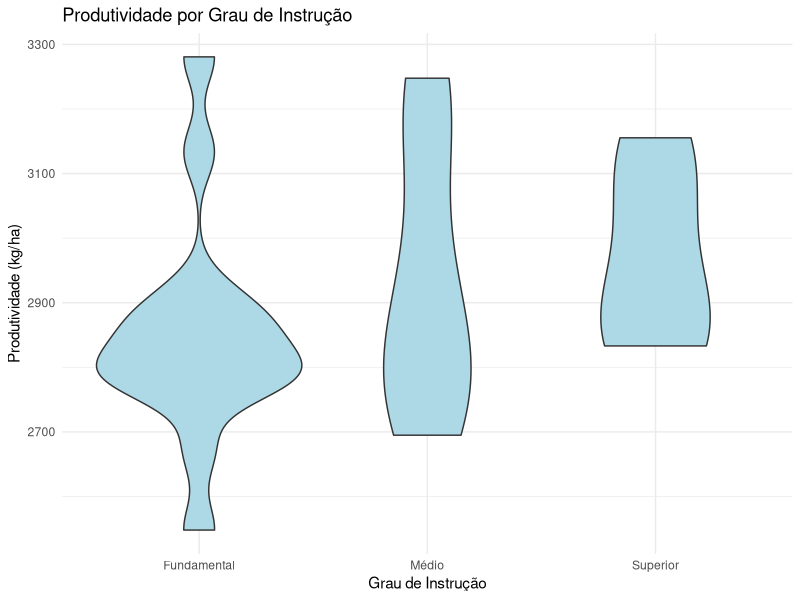
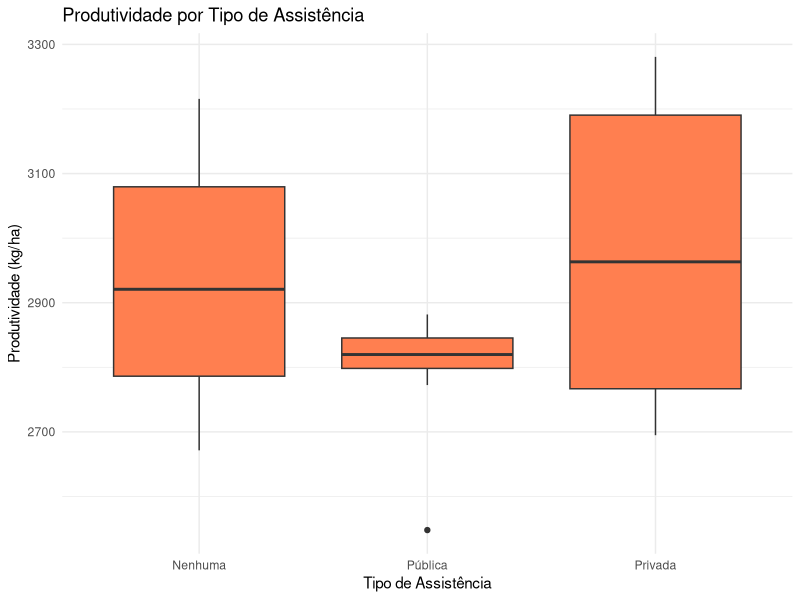
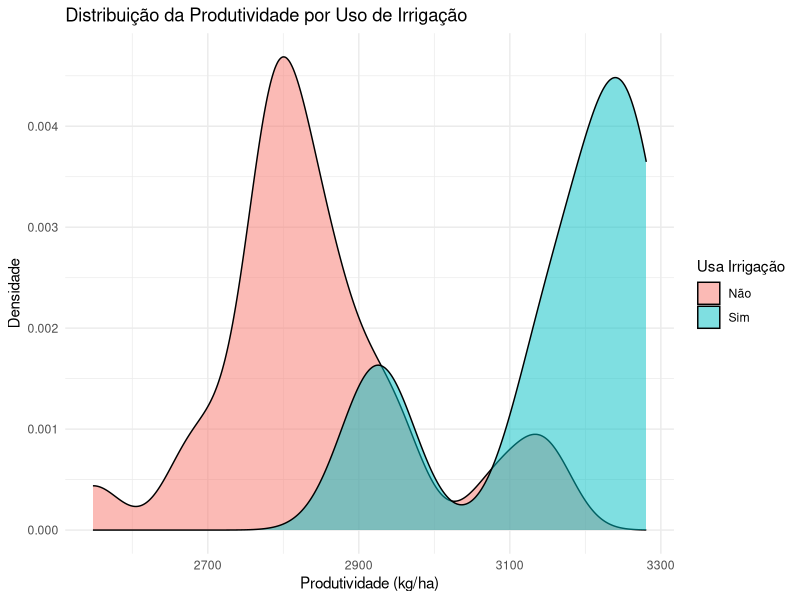

The R source for these figures, in order:
# agriculture_analysis.R
# Autor: Amanda Pires RM565045, Ana Gabriela RM565235, Bianca Santa Cruz RM561390, Milena Silva RM565464, Nayana Miazaki RM565045
# Objetivo: Análise estatística exploratória de dados agrícolas

# Carregar pacotes utilizados
library(readxl)     # para ler o arquivo Excel
library(ggplot2)    # para gráficos

# Carregar Base de Dados
agriculture_dataset <- read_excel("agriculture_dataset.xlsx")

# Visualizar estrutura e dados da base 
head(agriculture_dataset)
str(agriculture_dataset)

# Converter variáveis qualitativas para fator
agriculture_dataset$estado <- as.factor(agriculture_dataset$estado)
agriculture_dataset$uso_irrigacao <- as.factor(agriculture_dataset$uso_irrigacao)
agriculture_dataset$tipo_assistencia <- factor(agriculture_dataset$tipo_assistencia, 
                                               levels = c("Nenhuma", "Pública", "Privada"), 
                                               ordered = TRUE)
agriculture_dataset$grau_instrucao <- factor(agriculture_dataset$grau_instrucao, 
                                             levels = c("Fundamental", "Médio", "Superior"), 
                                             ordered = TRUE)

# Análise da variável quantitativa: produtividade_kg_ha
# Tendência Central (Média, Mediana e Moda (via função construida))
productivity_mean <- mean(agriculture_dataset$
                            produtividade_kg_ha)
productivity_median <- median(agriculture_dataset$produtividade_kg_ha)
productivity_mode <- as.numeric(names(sort(table(agriculture_dataset$produtividade_kg_ha), decreasing = TRUE))[1])

# Medidas de Dispersão (Desvio padrão, Variância e Amplitude)
productivity_sd <- sd(agriculture_dataset$produtividade_kg_ha)
productivity_var <- var(agriculture_dataset$produtividade_kg_ha)
productivity_max <- max(agriculture_dataset$produtividade_kg_ha)
productivity_min <- min(agriculture_dataset$produtividade_kg_ha)
productivity_range <- productivity_max - productivity_min

# Quartis
productivity_quartiles <- quantile(agriculture_dataset$produtividade_kg_ha, probs = c(0.25,0.5,0.75))

# Mostrar Resultados
cat("Média:", productivity_mean, "\n")
cat("Mediana:", productivity_median, "\n")
cat("Moda:", productivity_mode, "\n")
cat("Desvio Padrã:o", productivity_sd, "\n")
cat("Variância:", productivity_var, '\n')
cat("Amplitude:", productivity_range, '\n')
cat("Q1:", productivity_quartiles[1],
    "Q2 (Median):", productivity_quartiles[2],
    "Q3:", productivity_quartiles[3], "\n")

# Visualização Gráfica da Variável Quantitativa: produtividade_kg_ha
# Gráfico Violino: Produtividade por Grau de Instrução
ggplot(agriculture_dataset, aes(x = grau_instrucao, y = produtividade_kg_ha)) +
  geom_violin(fill = "lightblue") +
  labs(title = "Produtividade por Grau de Instrução",
       x = "Grau de Instrução",
       y = "Produtividade (kg/ha)") +
  theme_minimal()

# Boxplot de Produtividade por tipo de assistência
ggplot(agriculture_dataset, aes(x = tipo_assistencia, y = produtividade_kg_ha)) +
  geom_boxplot(fill = "coral") +
  labs(title = "Produtividade por Tipo de Assistência",
       x = "Tipo de Assistência", y = "Produtividade (kg/ha)") +
  theme_minimal()

# Visualização Gráfica da Variável Qualitativa: uso_irrigacao
#Gráfico de Densidade da Produtividade por Uso de Irrigação
ggplot(agriculture_dataset, aes(x = produtividade_kg_ha, fill = uso_irrigacao)) +
  geom_density(alpha = 0.5) +
  labs(title = "Distribuição da Produtividade por Uso de Irrigação",
       x = "Produtividade (kg/ha)",
       y = "Densidade",
       fill = "Usa Irrigação") +
  theme_minimal()


  